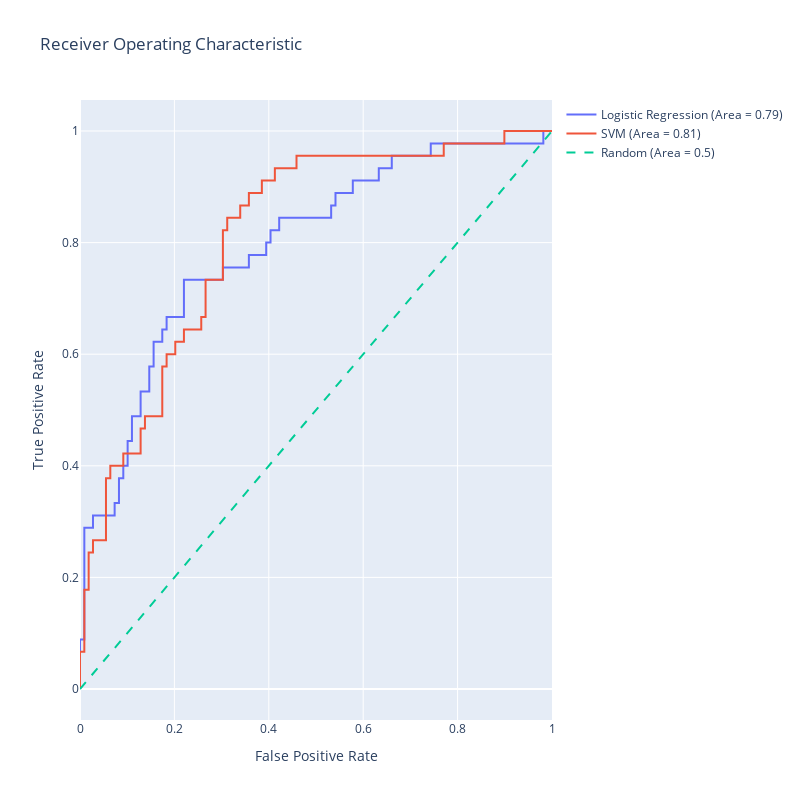

The cell this chart's notebook holds for it:
### Code cell
import numpy as np
import plotly.graph_objects as go
from sklearn.linear_model import LogisticRegression
from sklearn.svm import SVC
from sklearn.metrics import roc_curve, roc_auc_score
from sklearn.preprocessing import StandardScaler

# Assuming that X_train, X_test, y_train, y_test are already defined

# SVM requires feature scaling for better performance
scaler = StandardScaler()
X_train_scaled = scaler.fit_transform(X_train)
X_test_scaled = scaler.transform(X_test)

# Logistic Regression model
lr_model = LogisticRegression(max_iter=1000)
lr_model.fit(X_train, y_train)
lr_scores = lr_model.predict_proba(X_test)[:,1]

# SVM model
svm_model = SVC(probability=True)
svm_model.fit(X_train_scaled, y_train)
svm_scores = svm_model.predict_proba(X_test_scaled)[:,1]

# Generate ROC curve data for logistic regression model
lr_fpr, lr_tpr, lr_thresholds = roc_curve(y_test, lr_scores)
lr_auc = roc_auc_score(y_test, lr_scores)

# Generate ROC curve data for SVM model
svm_fpr, svm_tpr, svm_thresholds = roc_curve(y_test, svm_scores)
svm_auc = roc_auc_score(y_test, svm_scores)

# Generate a trace for the Logistic Regression ROC curve
trace0 = go.Scatter(
    x=lr_fpr,
    y=lr_tpr,
    mode='lines',
    name=f'Logistic Regression (Area = {lr_auc:.2f})'
)

# Generate a trace for the SVM ROC curve
trace1 = go.Scatter(
    x=svm_fpr,
    y=svm_tpr,
    mode='lines',
    name=f'SVM (Area = {svm_auc:.2f})'
)

# Diagonal line
trace2 = go.Scatter(
    x=[0, 1],
    y=[0, 1],
    mode='lines',
    name='Random (Area = 0.5)',
    line=dict(dash='dash')
)

data = [trace0, trace1, trace2]

# Define layout with square aspect ratio
layout = go.Layout(
    title='Receiver Operating Characteristic',
    xaxis=dict(title='False Positive Rate'),
    yaxis=dict(title='True Positive Rate'),
    autosize=False,
    width=800,
    height=800,
    showlegend=True
)

# Define figure and add data
fig = go.Figure(data=data, layout=layout)

# Show figure
fig.show()

### Figure 1 — Plotly figure (JSON) as saved in the notebook; plotly's stock layout.template omitted (floating-point values rounded to 4 significant figures)
{"data": [{"mode": "lines", "name": "Logistic Regression (Area = 0.79)", "type": "scatter", "x": [0, 0, 0, 0.009174, 0.009174, 0.02752, 0.02752, 0.07339, 0.07339, 0.08257, 0.08257, 0.09174, 0.09174, 0.1009, 0.1009, 0.1101, 0.1101, 0.1284, 0.1284, 0.1468, 0.1468, 0.156, 0.156, 0.1743, 0.1743, 0.1835, 0.1835, 0.2202, 0.2202, 0.3028, 0.3028, 0.3578, 0.3578, 0.3945, 0.3945, 0.4037, 0.4037, 0.422, 0.422, 0.5321, 0.5321, 0.5413, 0.5413, 0.578, 0.578, 0.633, 0.633, 0.6606, 0.6606, 0.7431, 0.7431, 0.9817, 0.9817, 1], "y": [0, 0.02222, 0.08889, 0.08889, 0.2889, 0.2889, 0.3111, 0.3111, 0.3333, 0.3333, 0.3778, 0.3778, 0.4, 0.4, 0.4444, 0.4444, 0.4889, 0.4889, 0.5333, 0.5333, 0.5778, 0.5778, 0.6222, 0.6222, 0.6444, 0.6444, 0.6667, 0.6667, 0.7333, 0.7333, 0.7556, 0.7556, 0.7778, 0.7778, 0.8, 0.8, 0.8222, 0.8222, 0.8444, 0.8444, 0.8667, 0.8667, 0.8889, 0.8889, 0.9111, 0.9111, 0.9333, 0.9333, 0.9556, 0.9556, 0.9778, 0.9778, 1, 1]}, {"mode": "lines", "name": "SVM (Area = 0.81)", "type": "scatter", "x": [0, 0, 0, 0.009174, 0.009174, 0.01835, 0.01835, 0.02752, 0.02752, 0.05505, 0.05505, 0.06422, 0.06422, 0.09174, 0.09174, 0.1284, 0.1284, 0.1376, 0.1376, 0.1743, 0.1743, 0.1835, 0.1835, 0.2018, 0.2018, 0.2202, 0.2202, 0.2569, 0.2569, 0.2661, 0.2661, 0.3028, 0.3028, 0.3119, 0.3119, 0.3394, 0.3394, 0.3578, 0.3578, 0.3853, 0.3853, 0.4128, 0.4128, 0.4587, 0.4587, 0.7706, 0.7706, 0.8991, 0.8991, 1], "y": [0, 0.02222, 0.06667, 0.06667, 0.1778, 0.1778, 0.2444, 0.2444, 0.2667, 0.2667, 0.3778, 0.3778, 0.4, 0.4, 0.4222, 0.4222, 0.4667, 0.4667, 0.4889, 0.4889, 0.5778, 0.5778, 0.6, 0.6, 0.6222, 0.6222, 0.6444, 0.6444, 0.6667, 0.6667, 0.7333, 0.7333, 0.8222, 0.8222, 0.8444, 0.8444, 0.8667, 0.8667, 0.8889, 0.8889, 0.9111, 0.9111, 0.9333, 0.9333, 0.9556, 0.9556, 0.9778, 0.9778, 1, 1]}, {"line": {"dash": "dash"}, "mode": "lines", "name": "Random (Area = 0.5)", "type": "scatter", "x": [0, 1], "y": [0, 1]}], "layout": {"autosize": false, "height": 800, "showlegend": true, "title": {"text": "Receiver Operating Characteristic"}, "width": 800, "xaxis": {"autorange": true, "range": [0, 1], "title": {"text": "False Positive Rate"}, "type": "linear"}, "yaxis": {"autorange": true, "range": [-0.05556, 1.056], "title": {"text": "True Positive Rate"}, "type": "linear"}}}
